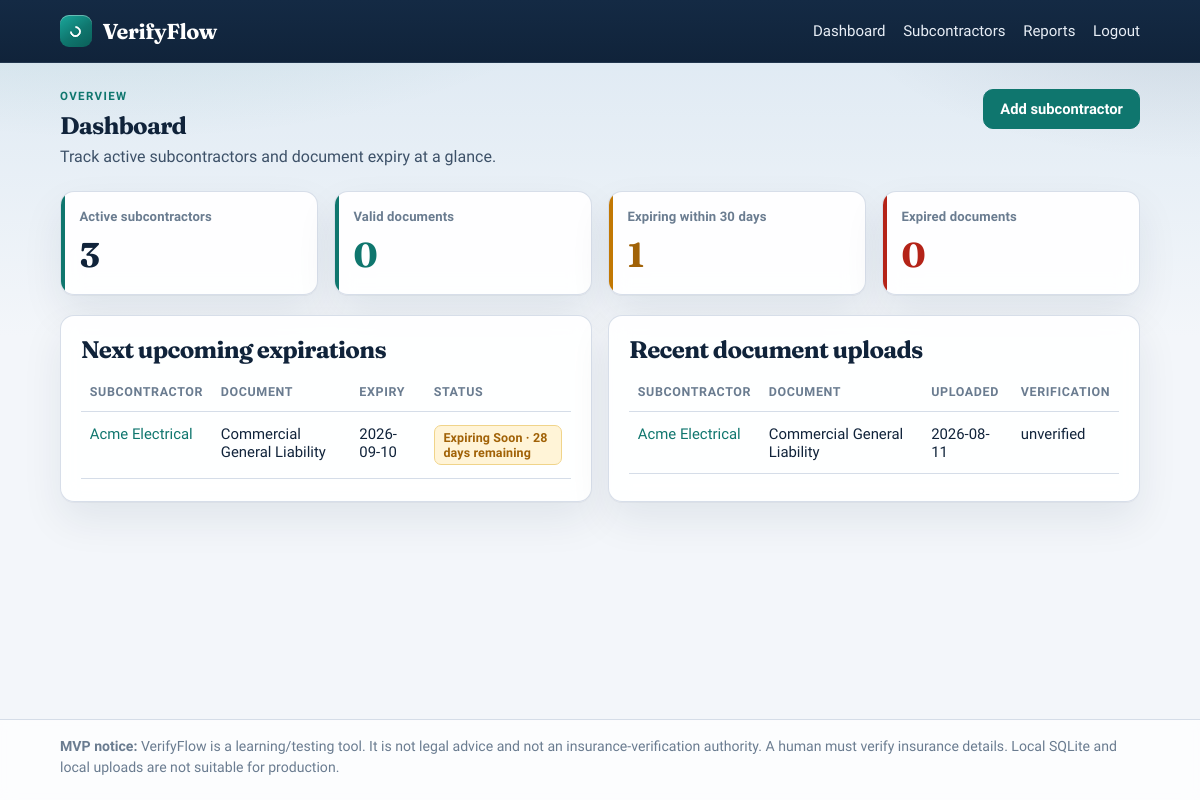
The page / (signed in) on the database its author committed.
### app.py (models this page shows)
class ComplianceDocument(db.Model):
    __tablename__ = "compliance_documents"
    id = db.Column(db.Integer, primary_key=True)
    public_id = db.Column(db.String(36), unique=True, nullable=False, default=lambda: str(uuid.uuid4()))
    organization_id = db.Column(db.Integer, db.ForeignKey("organizations.id"), nullable=False, index=True)
    contractor_id = db.Column(db.Integer, db.ForeignKey("contractors.id"), nullable=False, index=True)
    category = db.Column(db.String(50), nullable=False, default="Insurance")
    document_type = db.Column(db.String(200), nullable=False)
    issuer = db.Column(db.String(200), nullable=True)
    policy_number = db.Column(db.String(100), nullable=True)
    coverage_amount = db.Column(db.Numeric(14, 2), nullable=True)
    currency = db.Column(db.String(10), nullable=True, default="CAD")
    issued_date = db.Column(db.Date, nullable=True)
    expiry_date = db.Column(db.Date, nullable=False)
    verification_status = db.Column(db.String(30), nullable=False, default="unverified")
    original_filename = db.Column(db.String(255), nullable=True)
    stored_filename = db.Column(db.String(255), nullable=True)
    extraction_method = db.Column(db.String(50), nullable=True)
    date_uploaded = db.Column(db.DateTime, nullable=False, default=lambda: datetime.now(timezone.utc))
    notes = db.Column(db.Text, nullable=True)
    contractor = db.relationship("Contractor", back_populates="documents")
    def days_remaining(self, today: Optional[date] = None) -> int:
        today = today or date.today()
        return (self.expiry_date - today).days
    def expiry_status(self, today: Optional[date] = None) -> str:
        days = self.days_remaining(today)
        if days < 0:
            return "Expired"
        if days <= 30:
            return "Expiring Soon"
        return "Valid"

class Contractor(db.Model):
    __tablename__ = "contractors"
    id = db.Column(db.Integer, primary_key=True)
    public_id = db.Column(db.String(36), unique=True, nullable=False, default=lambda: str(uuid.uuid4()))
    organization_id = db.Column(db.Integer, db.ForeignKey("organizations.id"), nullable=False, index=True)
    company_name = db.Column(db.String(200), nullable=False)
    contact_name = db.Column(db.String(200), nullable=False)
    email = db.Column(db.String(255), nullable=False)
    phone = db.Column(db.String(50), nullable=True)
    trade_or_service = db.Column(db.String(200), nullable=True)
    government_vendor_number = db.Column(db.String(100), nullable=True)
    notes = db.Column(db.Text, nullable=True)
    is_active = db.Column(db.Boolean, default=True, nullable=False)
    created_at = db.Column(db.DateTime, nullable=False, default=lambda: datetime.now(timezone.utc))
    organization = db.relationship("Organization", back_populates="contractors")
    documents = db.relationship(
        "ComplianceDocument",
        back_populates="contractor",
        cascade="all, delete-orphan",
        lazy=True,
    )

### app.py (the view)
    @app.route("/")
    @org_required
    def dashboard():
        contractors_active = org_contractors_query().filter_by(is_active=True).count()
        documents = org_documents_query().all()
        valid = sum(1 for d in documents if d.expiry_status() == "Valid")
        soon = sum(1 for d in documents if d.expiry_status() == "Expiring Soon")
        expired = sum(1 for d in documents if d.expiry_status() == "Expired")
        upcoming = (
            org_documents_query()
            .filter(ComplianceDocument.expiry_date >= date.today())
            .order_by(ComplianceDocument.expiry_date.asc())
            .limit(8)
            .all()
        )
        recent = (
            org_documents_query()
            .order_by(ComplianceDocument.date_uploaded.desc())
            .limit(8)
            .all()
        )
        return render_template(
            "dashboard.html",
            contractors_active=contractors_active,
            valid_count=valid,
            soon_count=soon,
            expired_count=expired,
            upcoming=upcoming,
            recent=recent,
        )

### app.py (called while the page is built)
def org_required(view):
    @wraps(view)
    @login_required
    def wrapped(*args, **kwargs):
        if not current_user.organization_id:
            abort(403)
        return view(*args, **kwargs)
    return wrapped

def days_label(days: int) -> str:
    absolute = abs(days)
    unit = "day" if absolute == 1 else "days"
    if days > 0:
        return f"{absolute} {unit} remaining"
    if days == 0:
        return "expires today"
    return f"expired {absolute} {unit} ago"

def org_documents_query():
    return ComplianceDocument.query.filter_by(organization_id=current_user.organization_id)

def org_contractors_query():
    return Contractor.query.filter_by(organization_id=current_user.organization_id)

def register_template_helpers(app: Flask) -> None:
    @app.context_processor
    def inject_globals():
        return {
            "app_name": "VerifyFlow",
            "document_type_suggestions": DOCUMENT_TYPE_CHOICES,
        }
    @app.template_filter("expiry_badge_class")
    def expiry_badge_class(status: str) -> str:
        mapping = {
            "Valid": "badge-valid",
            "Expiring Soon": "badge-soon",
            "Expired": "badge-expired",
        }
        return mapping.get(status, "badge-muted")
    @app.template_filter("days_label")
    def days_label_filter(days: int) -> str:
        return days_label(days)

### templates/dashboard.html (shortened to what this page needs)
{% extends "base.html" %}
{% block content %}
<section class="page-header">
  <div>
    <p class="eyebrow">Overview</p>
    <h1>Dashboard</h1>
    <p class="lead">Track active subcontractors and document expiry at a glance.</p>
  </div>
  <a class="btn btn-primary" href="{{ url_for('contractor_new') }}">Add subcontractor</a>
</section>
<section class="stat-grid" aria-label="Summary statistics">
  <article class="stat-card">
    <h2>Active subcontractors</h2>
    <p class="stat-number">{{ contractors_active }}</p>
  </article>
  <article class="stat-card">
    <h2>Valid documents</h2>
    <p class="stat-number text-valid">{{ valid_count }}</p>
  </article>
  <article class="stat-card">
    <h2>Expiring within 30 days</h2>
    <p class="stat-number text-soon">{{ soon_count }}</p>
  </article>
  <article class="stat-card">
    <h2>Expired documents</h2>
    <p class="stat-number text-expired">{{ expired_count }}</p>
  </article>
</section>
<div class="two-col">
  <section class="panel">
    <h2>Next upcoming expirations</h2>
    {% if upcoming %}
    <div class="table-wrap">
      <table>
        <thead>
          <tr>
            <th>Subcontractor</th>
            <th>Document</th>
            <th>Expiry</th>
            <th>Status</th>
          </tr>
        </thead>
        <tbody>
          {% for doc in upcoming %}
          <tr>
            <td><a href="{{ url_for('contractor_detail', public_id=doc.contractor.public_id) }}">{{ doc.contractor.company_name }}</a></td>
            <td>{{ doc.document_type }}</td>
            <td>{{ doc.expiry_date }}</td>
            <td><span class="badge {{ doc.expiry_status()|expiry_badge_class }}">{{ doc.expiry_status() }} · {{ doc.days_remaining()|days_label }}</span></td>
          </tr>
          {% endfor %}
        </tbody>
      </table>
    </div>
    {% else %}
    <p class="empty">No upcoming expirations yet.</p>
    {% endif %}
  </section>
  <section class="panel">
    <h2>Recent document uploads</h2>
    {% if recent %}
    <div class="table-wrap">
      <table>
        <thead>
          <tr>
            <th>Subcontractor</th>
            <th>Document</th>
            <th>Uploaded</th>
            <th>Verification</th>
          </tr>
        </thead>
        <tbody>
          {% for doc in recent %}
          <tr>
            <td><a href="{{ url_for('contractor_detail', public_id=doc.contractor.public_id) }}">{{ doc.contractor.company_name }}</a></td>
            <td>{{ doc.document_type }}</td>
            <td>{{ doc.date_uploaded.strftime('%Y-%m-%d') }}</td>
            <td>{{ doc.verification_status }}</td>
          </tr>
          {% endfor %}
        </tbody>
      </table>
    </div>
    {% else %}
    <p class="empty">No documents uploaded yet.</p>
    {% endif %}
  </section>
</div>
{% endblock %}

### rows shown on the page
ComplianceDocument: contractor.company_name "Acme Electrical", document_type "Commercial General Liability", expiry_date "2026-09-10", expiry_status "Expiring Soon", days_remaining|days_label "28 days remaining", date_uploaded "2026-08-11", verification_status "unverified"

### other values the page prints
{{ contractors_active }} "3"
{{ valid_count }} "0"
{{ soon_count }} "1"
{{ expired_count }} "0"
